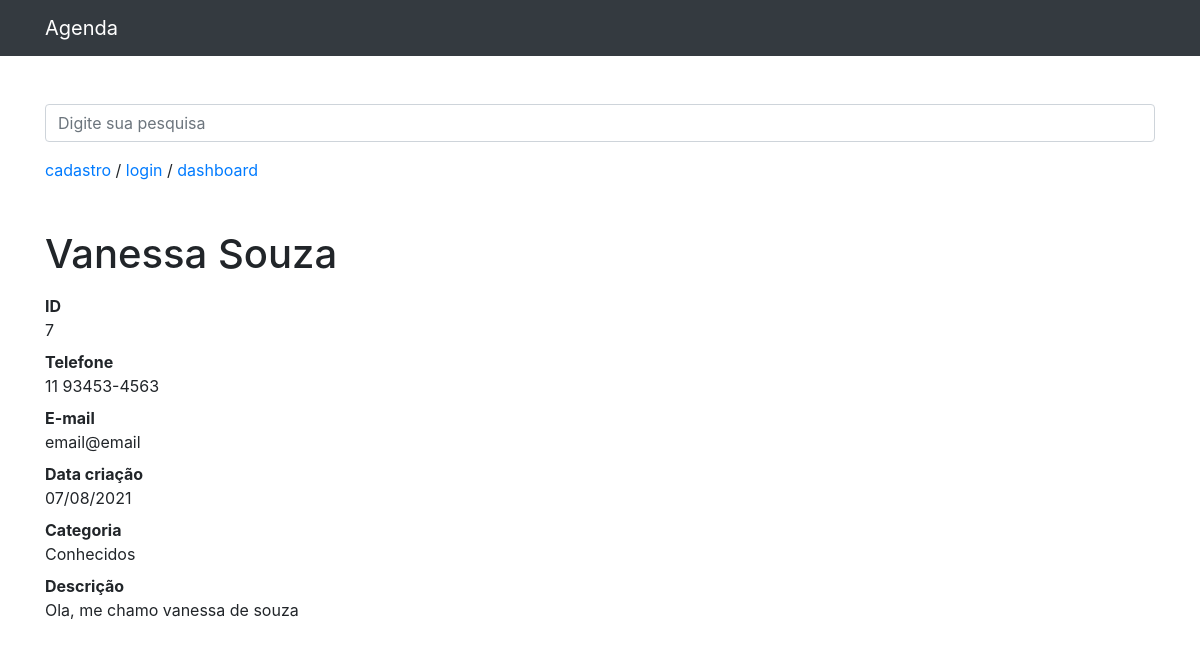
/7, run on the app's committed database.
### contatos/models.py (models this page shows, shortened)
class Contato(models.Model):
    nome = models.CharField(max_length=255)
    sobrenome = models.CharField(max_length=255, blank=True)
    telefone = models.CharField(max_length=255)
    email = models.CharField(max_length=255, blank=True)
    data_cria = models.DateTimeField(default=timezone.now)
    descricao = models.TextField(blank=True)
    categoria = models.ForeignKey(Categoria, on_delete=models.DO_NOTHING)
    mostrar = models.BooleanField(default=True)
    foto = models.ImageField(blank=True, upload_to='fotos/%Y/%m/')

class Categoria(models.Model):
    nome = models.CharField(max_length=255)
    def __str__(self):
        return self.nome

### contatos/views.py (the view)
# urls.py: path('<int:contato_id>', views.ver_contato, name='ver_contato'),
def ver_contato(request, contato_id):
    contatos = get_object_or_404(Contato, id=contato_id)
    if not contatos.mostrar:
        raise Http404()
    return render(request, 'contatos/ver_contato.html', {
        'contatos': contatos
    })

### contatos/templates/contatos/ver_contato.html (shortened to what this page needs)
{%extends 'base.html'%}
{%block 'conteudo'%}
<h1 class="mt-5">{{contatos.nome}} {{contatos.sobrenome}}</h1>
<dl>
  <dt>ID</dt>
  <dd>{{contatos.id}}</dd>
  <dt>Telefone</dt>
  <dd>{{contatos.telefone}}</dd>
  <dt>E-mail</dt>
  <dd>{{contatos.email}}</dd>
  <dt>Data criação</dt>
  <dd>{{ contatos.data_cria|date:'d/m/Y' }}</dd>
  <dt>Categoria</dt>
  <dd>{{contatos.categoria}}</dd>
  <dt>Descrição</dt>
  <dd>{{contatos.descricao}}</dd>
</dl>
{%endblock%}

### data on the page
Contato: nome "Vanessa", sobrenome "Souza", id "7", telefone "11 93453-4563", email "email@email", data_cria "07/08/2021", categoria "Conhecidos", descricao "Ola, me chamo vanessa de souza"
